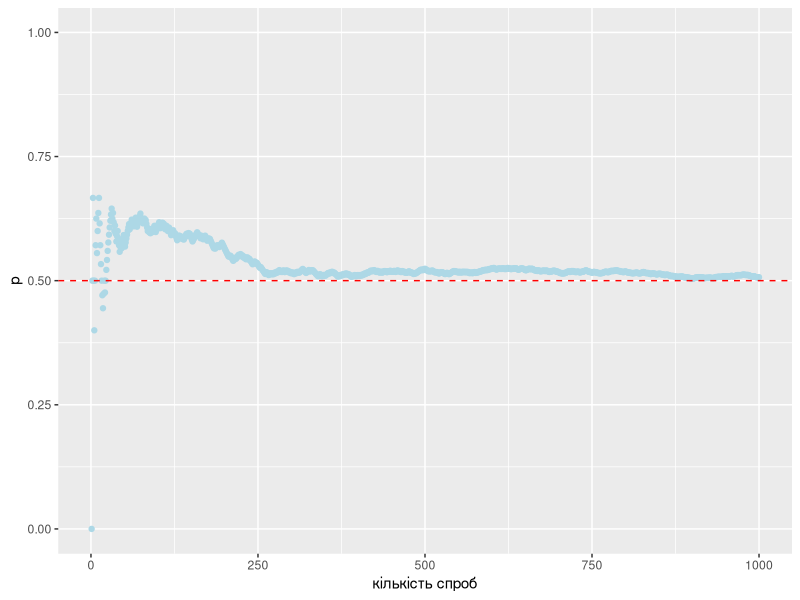
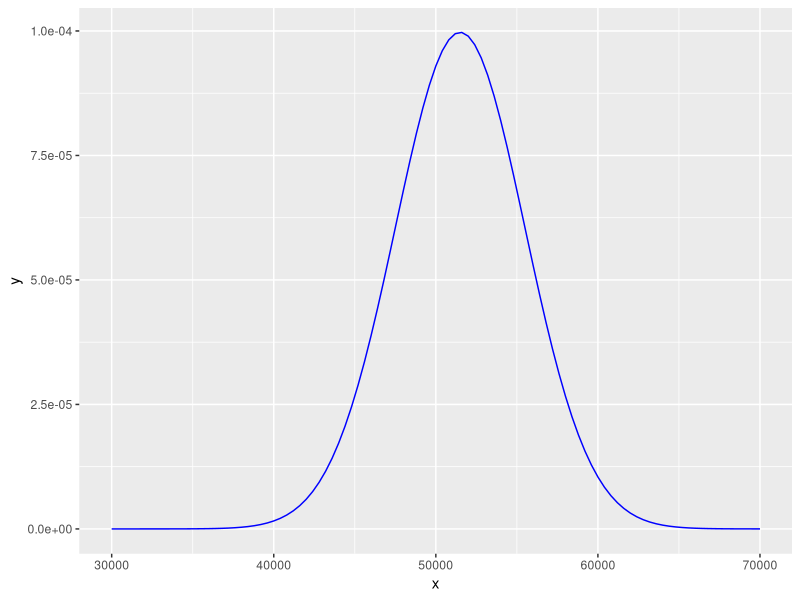
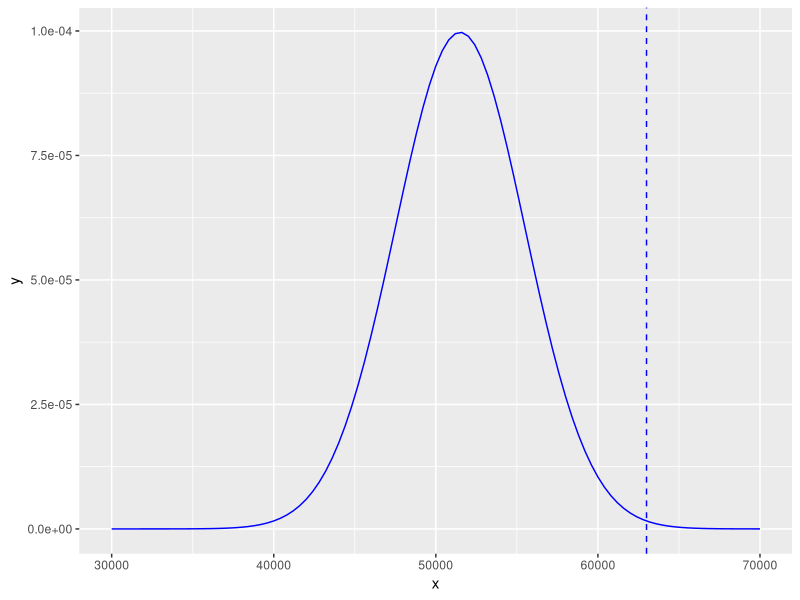
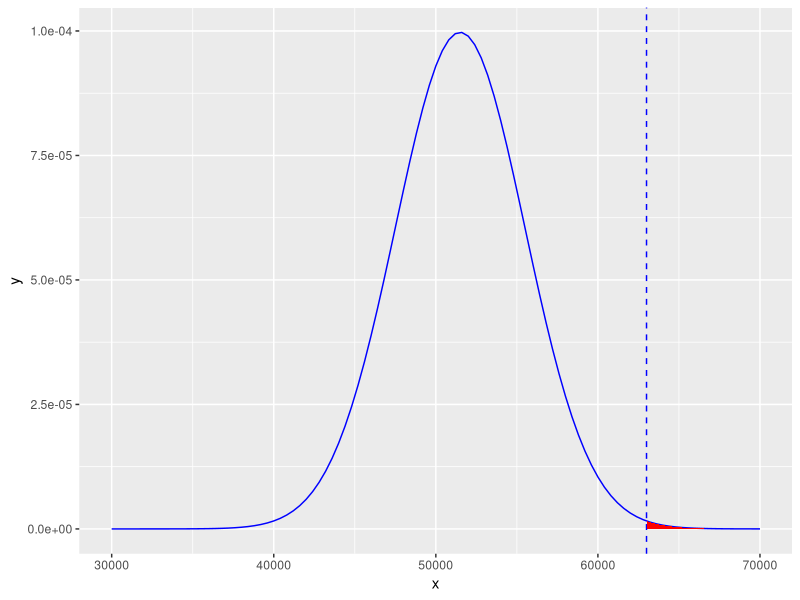
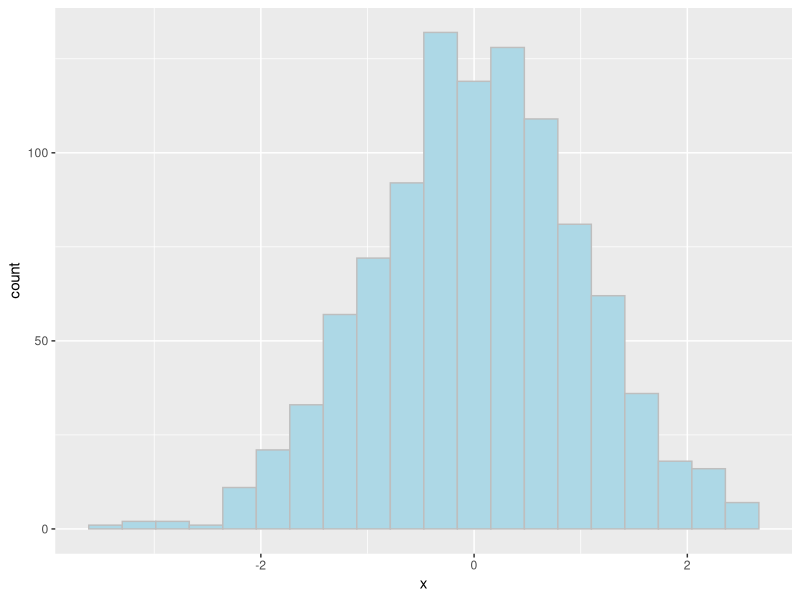
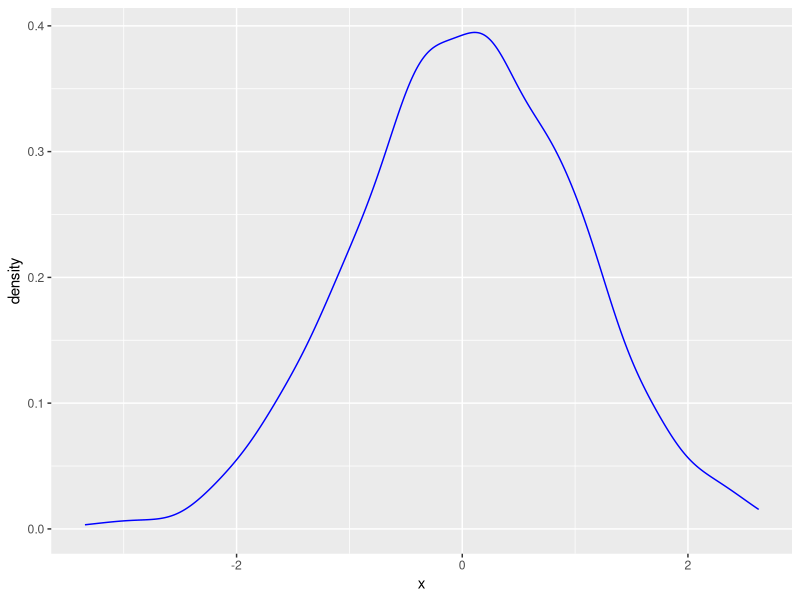
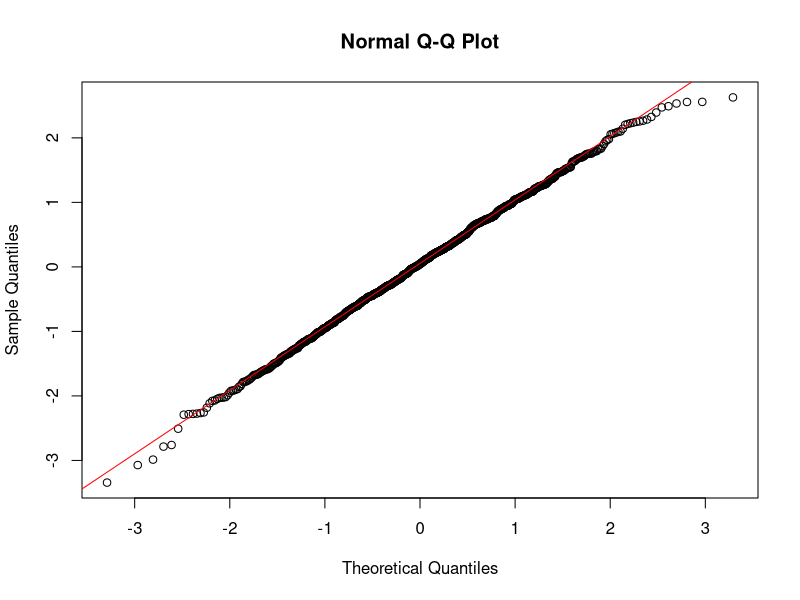
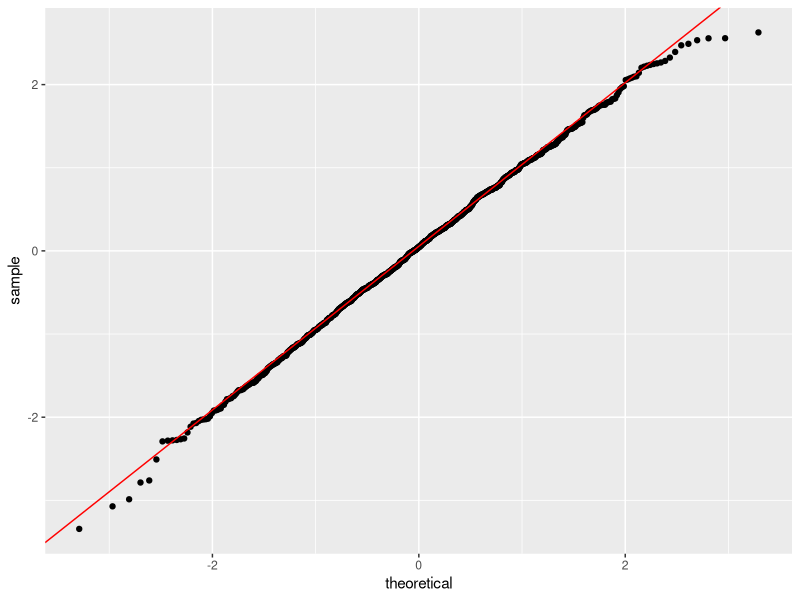

R code for these plots, in order:
## ---- chunk 1
library(ggplot2)

n <- 1000
p <- 0.5

#set.seed(433)

#dataframe

df <- data.frame(bi = rbinom(n, 1, p) , count = 0, mean = 0)
ifelse(df$bi[1] == 1, df[1, 2:3] <- 1, 0)

for (i in 2 : n){
  df$count[i] <- ifelse(df$bi[i] == 1, df$count[i]<-df$count[i - 1]+1, df$count[i - 1])
  df$mean[i] <- df$count[i] / i
}


ggplot(data=df, aes(x=seq(1:n), y=mean)) + geom_point(col='lightblue') +
  ylim(c(0,1)) +
  geom_hline(aes(yintercept=p), linetype="dashed", col="red") +
  xlab('кількість спроб') + ylab('p') 
## ---- chunk 2
choose(n=20, k=5)

## ---- chunk 3
dbinom(x=5, size=20, prob=0.262)
## ---- chunk 4
ggplot(data.frame(x = c(30000,70000)), aes(x)) + 
  stat_function(fun = dnorm, colour="blue", args = list(mean = 51500, sd = 4000))
## ---- chunk 5
ggplot(data.frame(x = c(30000,70000)), aes(x)) + 
  geom_vline(xintercept = 63000, linetype=2, colour="blue") +
  stat_function(fun = dnorm, colour="blue", args = list(mean = 51500, sd = 4000)) 
## ---- chunk 6
ggplot(data.frame(x = c(30000,70000)), aes(x)) + 
  geom_vline(xintercept = 63000, linetype=2, colour="blue") +
  stat_function(fun = dnorm, colour="blue", args = list(mean = 51500, sd = 4000)) +
  geom_area(stat = "function", fun = dnorm, fill = "red", xlim = c(63000,70000), args = list(mean = 51500, sd = 4000)) 
## ---- chunk 7
pnorm(2.875, lower.tail = FALSE)
## ---- chunk 8
pnorm(63000, mean=51500, sd=4000, lower.tail = FALSE)
## ---- chunk 9
x <- rnorm(1000)
## ---- chunk 10
ggplot(data.frame(x), aes(x)) + 
  geom_histogram(bins=20, color="grey", fill="lightblue")
## ---- chunk 11
ggplot(data.frame(x), aes(x)) + 
  geom_density(color = "blue")
## ---- chunk 12
qqnorm(x)
qqline(x, col='red')

## ---- chunk 13
y1 <- quantile(x, c(0.25, 0.75)) # Find the 1st and 3rd quartiles
x1 <- qnorm(c(0.25, 0.75))         # Find the matching normal values on the x-axis
slope <- diff(y1) / diff(x1)             # Compute the line slope
int <- y1[1] - slope * x1[1]           # Compute the line intercept

ggplot(data.frame(x), aes(sample = x)) + 
  stat_qq() +
  geom_abline(intercept=int, slope=slope, col="red")   

